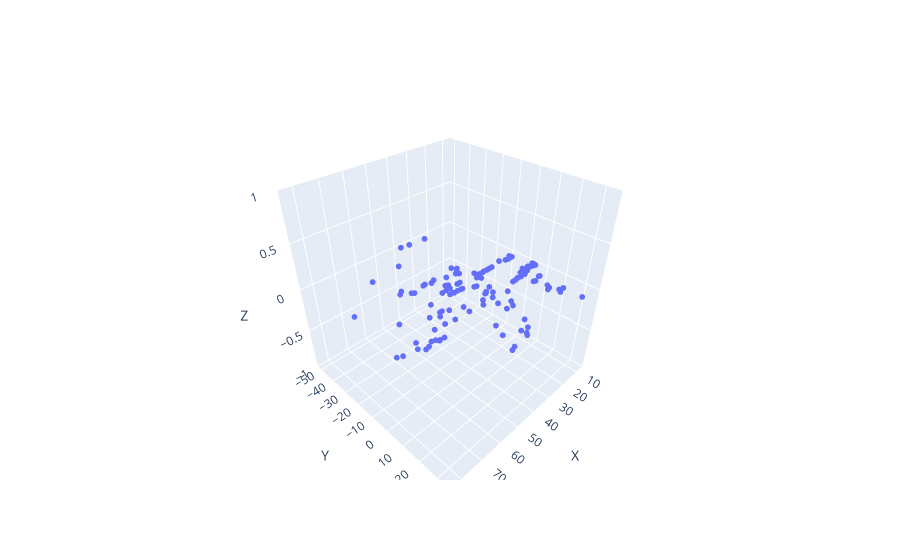

The notebook cell this image was saved under:
### Code cell
import plotly.graph_objects as go

# Converte a nuvem de pontos para numpy array
pontos = np.asarray(pcd.points)

# Cria a figura de plotagem usando Plotly
fig = go.Figure(data=[go.Scatter3d(
    x=pontos[:, 0],
    y=pontos[:, 1],
    z=pontos[:, 2],
    mode='markers',
    marker=dict(size=2)
)])

# Configurações da visualização
fig.update_layout(scene=dict(
    xaxis_title='X',
    yaxis_title='Y',
    zaxis_title='Z'
))

# Exibe a figura no Jupyter Notebook
fig.show()

### Figure 1 — Plotly figure (JSON) as saved in the notebook; plotly's stock layout.template omitted (floating-point values rounded to 4 significant figures)
{"data": [{"marker": {"size": 2}, "mode": "markers", "type": "scatter3d", "x": [7.8, 8, 8.6, 8.2, 9.2, 9.6, 10.8, 11.2, 10, 10.2, 11.2, 13.2, 12.4, 14, 14, 13.8, 15.6, 16, 17, 16.6, 13.6, 14, 16.4, 19.2, 20.8, 17.6, 18.4, 22, 22.4, 23.6, 16.8, 24.2, 25, 17.6, 26.6, 19, 14, 27.6, 16, 17, 29.4, 31, 30.4, 30.6, 32, 33.4, 35, 36.4, 14, 36.6, 37.4, 34.6, 32.8, 37.4, 34.8, 37.8, 34.6, 37.6, 35.8, 34.2, 36.2, 39.2, 39, 40.6, 41.4, 41.4, 42.2, 39.2, 40.4, 43.8, 43.4, 43.6, 44.6, 45.6, 45.8, 44.6, 39.6, 46.6, 47.4, 45.2, 49.4, 48.8, 49.8, 47.2, 42.2, 49.6, 49.2, 45.2, 50.6, 54.4, 44.8, 25.4, 45.6, 56.6, 56.6, 56.8, 51.4, 57.6, 56.2, 59.2, 57, 33.8, 60.8, 48.4, 62.2, 53, 59, 38, 60.6, 54.8, 65.4, 65.8, 67.6, 68, 68.8, 70.2, 72, 62.8, 72.4, 74.2, 74, 75.8, 81.2, 83, 80.4], "y": [3.7, 3.3, 4.1, 5.3, 4.9, 4.3, 4.5, 3.5, -6.9, -8.3, -7.1, 4.5, -6.9, 2.9, 5.5, -7.3, 4.7, 5.9, 4.3, 6.5, 12.1, 11.9, -8.7, 6.5, 6.1, 13.1, 12.7, -7.7, 6.5, -7.7, 18.7, 6.5, -7.7, 20.3, -7.9, 20.7, 24.7, -7.7, 24.1, 25.5, -7.9, -5.1, -9.9, 9.5, -6.7, 1.9, 5.5, -2.3, 33.9, 3.3, -2.7, 14.9, -18.1, 3.9, -14.5, 3.9, -16.3, 7.9, -15.5, -20.1, 17.3, -9.3, 12.1, -9.3, -5.3, 6.3, -5.5, 16.9, -16.3, -5.7, 8.5, -11.5, -9.3, -5.7, -6.1, -12.1, 26.1, -9.3, -6.1, -18.7, 3.9, -9.1, 7.5, -17.7, 29.9, -18.9, 20.7, 29.3, -18.7, 1.3, 31.5, -48.9, 32.5, -0.3, 7.1, -6.5, 26.1, -0.3, -17.3, 1.7, -18.1, -49.7, 6.3, -38.1, -0.7, 33.1, -22.1, -50.5, -20.7, 33.7, 5.9, 11.7, 11.5, 11.7, 10.5, 9.9, -5.9, -36.3, 11.3, 6.5, 11.7, 9.5, 8.5, 7.5, -21.9], "z": [0, 0, 0, 0, 0, 0, 0, 0, 0, 0, 0, 0, 0, 0, 0, 0, 0, 0, 0, 0, 0, 0, 0, 0, 0, 0, 0, 0, 0, 0, 0, 0, 0, 0, 0, 0, 0, 0, 0, 0, 0, 0, 0, 0, 0, 0, 0, 0, 0, 0, 0, 0, 0, 0, 0, 0, 0, 0, 0, 0, 0, 0, 0, 0, 0, 0, 0, 0, 0, 0, 0, 0, 0, 0, 0, 0, 0, 0, 0, 0, 0, 0, 0, 0, 0, 0, 0, 0, 0, 0, 0, 0, 0, 0, 0, 0, 0, 0, 0, 0, 0, 0, 0, 0, 0, 0, 0, 0, 0, 0, 0, 0, 0, 0, 0, 0, 0, 0, 0, 0, 0, 0, 0, 0, 0]}], "layout": {"scene": {"xaxis": {"title": {"text": "X"}}, "yaxis": {"title": {"text": "Y"}}, "zaxis": {"title": {"text": "Z"}}}}}
